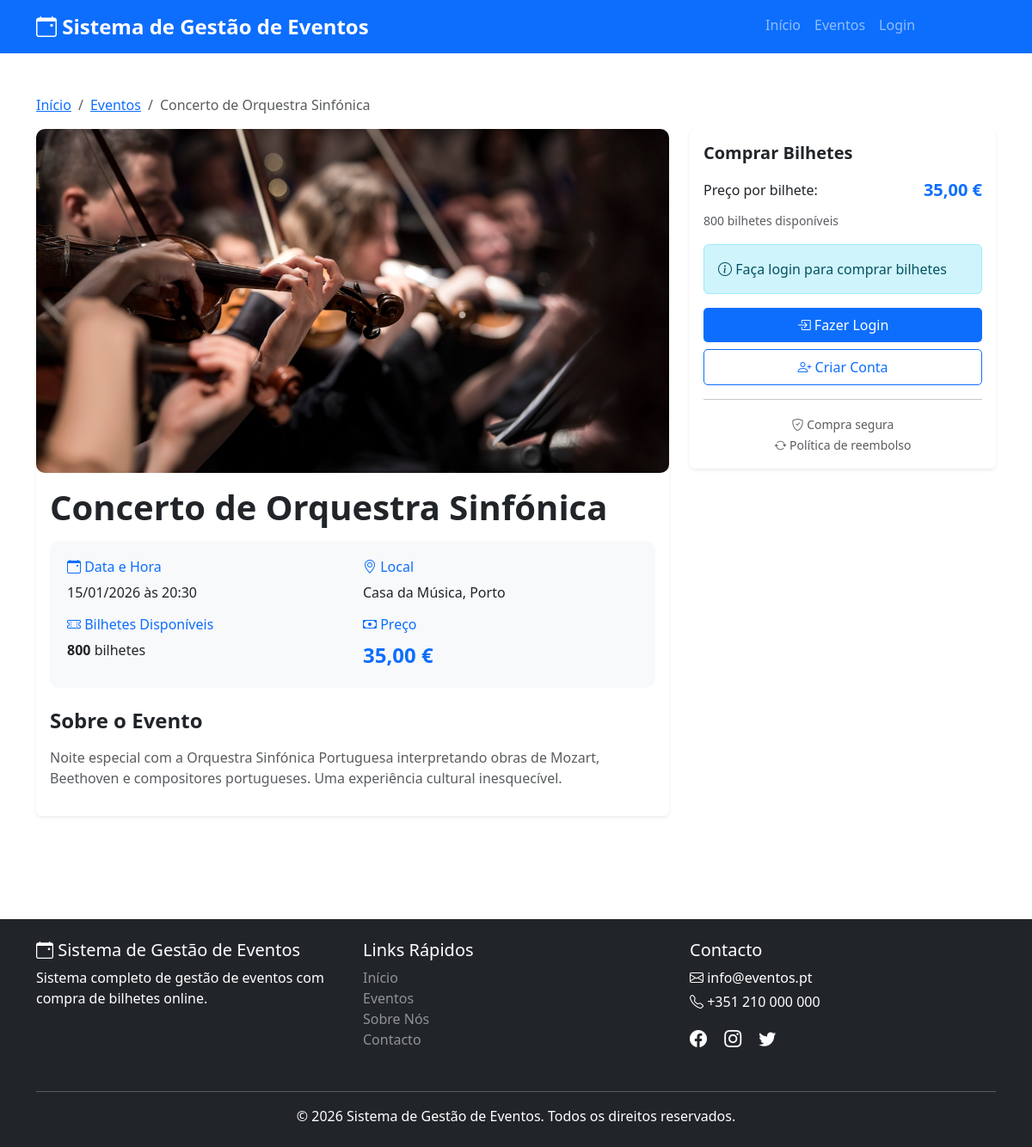
The page /event_detail.php?id=7 on the database its author committed.
### tables this page shows
CREATE TABLE `events` (
  `id` int(11) NOT NULL,
  `title` varchar(200) NOT NULL,
  `description` text NOT NULL,
  `event_date` date NOT NULL,
  `event_time` time NOT NULL,
  `location` varchar(255) NOT NULL,
  `ticket_price` decimal(10,2) NOT NULL,
  `available_tickets` int(11) NOT NULL DEFAULT 100,
  `image` varchar(255) DEFAULT NULL,
  `status` enum('active','cancelled','completed') DEFAULT 'active',
  `created_by` int(11) DEFAULT NULL,
  `created_at` timestamp NOT NULL DEFAULT current_timestamp(),
  `updated_at` timestamp NOT NULL DEFAULT current_timestamp() ON UPDATE current_timestamp()
);

### config.php (called while the page is built, shortened)
<?php
function isLoggedIn()
{
    return isset($_SESSION['user_id']);
}
function formatPrice($price)
{
    return number_format($price, 2, ',', '.') . ' €';
}
function formatDateTime($date, $time)
{
    $datetime = $date . ' ' . $time;
    $timestamp = strtotime($datetime);
    return date('d/m/Y \à\s H:i', $timestamp);
}

### event_detail.php (the view, shortened to what this page needs)
<?php
require_once 'config.php';
$event_id = (int)$_GET['id'];
$stmt = $conn->prepare("SELECT * FROM events WHERE id = ? AND status = 'active'");
$stmt->execute([$event_id]);
$event = $stmt->fetch();
include 'includes/header.php';
?>
<div class="container py-4">
    <nav aria-label="breadcrumb">
        <ol class="breadcrumb">
            <li class="breadcrumb-item"><a href="index.php">Início</a></li>
            <li class="breadcrumb-item"><a href="events.php">Eventos</a></li>
            <li class="breadcrumb-item active"><?php echo htmlspecialchars($event['title']); ?></li>
        </ol>
    </nav>
    <div class="row">
        <div class="col-lg-8 mb-4">
            <div class="card border-0 shadow-sm">
                <?php if ($event['image']): ?>
                    <img src="uploads/events/<?php echo $event['image']; ?>" class="event-detail-image" alt="<?php echo htmlspecialchars($event['title']); ?>">
                <?php else: ?>
                    <div class="event-detail-image bg-secondary d-flex align-items-center justify-content-center">
                        <i class="bi bi-image text-white" style="font-size: 6rem;"></i>
                    </div>
                <?php endif; ?>
                <div class="card-body">
                    <h1 class="fw-bold mb-3"><?php echo htmlspecialchars($event['title']); ?></h1>
                    <div class="event-info-box">
                        <div class="row">
                            <div class="col-md-6 mb-3">
                                <h6 class="text-primary"><i class="bi bi-calendar-event"></i> Data e Hora</h6>
                                <p class="mb-0"><?php echo formatDateTime($event['event_date'], $event['event_time']); ?></p>
                            </div>
                            <div class="col-md-6 mb-3">
                                <h6 class="text-primary"><i class="bi bi-geo-alt"></i> Local</h6>
                                <p class="mb-0"><?php echo htmlspecialchars($event['location']); ?></p>
                            </div>
                            <div class="col-md-6">
                                <h6 class="text-primary"><i class="bi bi-ticket-perforated"></i> Bilhetes Disponíveis</h6>
                                <p class="mb-0">
                                    <strong><?php echo $event['available_tickets']; ?></strong> bilhetes
                                </p>
                            </div>
                            <div class="col-md-6">
                                <h6 class="text-primary"><i class="bi bi-cash"></i> Preço</h6>
                                <p class="mb-0 fs-4 fw-bold text-primary">
                                    <?php echo formatPrice($event['ticket_price']); ?>
                                </p>
                            </div>
                        </div>
                    </div>
                    <div class="mt-4">
                        <h4 class="fw-bold mb-3">Sobre o Evento</h4>
                        <p class="text-muted" style="white-space: pre-line;"><?php echo htmlspecialchars($event['description']); ?></p>
                    </div>
                </div>
            </div>
        </div>
        <div class="col-lg-4">
            <div class="card border-0 shadow-sm sticky-top" style="top: 20px;">
                <div class="card-body">
                    <h5 class="card-title fw-bold mb-3">Comprar Bilhetes</h5>
                    <div class="mb-3">
                        <div class="d-flex justify-content-between align-items-center mb-2">
                            <span>Preço por bilhete:</span>
                            <strong class="text-primary fs-5"><?php echo formatPrice($event['ticket_price']); ?></strong>
                        </div>
                        <small class="text-muted">
                            <?php echo $event['available_tickets']; ?> bilhetes disponíveis
                        </small>
                    </div>
                    <?php if ($event['available_tickets'] > 0): ?>
                        <?php if (isLoggedIn()): ?>
                            <form method="POST" action="">
                                <div class="mb-3">
                                    <label for="quantity" class="form-label">Quantidade:</label>
                                    <input type="number" class="form-control" id="quantity" name="quantity"
                                        min="1" max="<?php echo min(10, $event['available_tickets']); ?>" value="1" required>
                                    <small class="text-muted">Máximo: <?php echo min(10, $event['available_tickets']); ?> bilhetes por compra</small>
                                </div>
                                <div class="mb-3">
                                    <div class="d-flex justify-content-between align-items-center p-3 bg-light rounded">
                                        <span>Total:</span>
                                        <strong class="fs-4 text-primary" id="totalPrice"><?php echo formatPrice($event['ticket_price']); ?></strong>
                                    </div>
                                </div>
                                <button type="submit" name="add_to_cart" class="btn btn-primary w-100 py-2">
                                    <i class="bi bi-cart-plus"></i> Adicionar ao Carrinho
                                </button>
                            </form>
                        <?php else: ?>
                            <div class="alert alert-info">
                                <i class="bi bi-info-circle"></i>
                                Faça login para comprar bilhetes
                            </div>
                            <a href="login.php?redirect=event_detail.php?id=<?php echo $event_id; ?>" class="btn btn-primary w-100 py-2">
                                <i class="bi bi-box-arrow-in-right"></i> Fazer Login
                            </a>
                            <a href="register.php" class="btn btn-outline-primary w-100 py-2 mt-2">
                                <i class="bi bi-person-plus"></i> Criar Conta
                            </a>
                        <?php endif; ?>
                    <?php endif; ?>
                    <hr class="my-3">
                    <div class="text-center">
                        <small class="text-muted">
                            <i class="bi bi-shield-check"></i> Compra segura<br>
                            <i class="bi bi-arrow-repeat"></i> Política de reembolso
                        </small>
                    </div>
                </div>
            </div>
        </div>
    </div>
</div>
<?php include 'includes/footer.php'; ?>

### assets/css/style.css (style rules this page uses)
:root { --primary-color: #0d6efd; --secondary-color: #6c757d; --success-color: #198754; --danger-color: #dc3545; --warning-color: #ffc107; }
body { min-height: 100vh; display: flex; flex-direction: column; font-family: "Segoe UI", Tahoma, Geneva, Verdana, sans-serif; }
.btn { padding: 10px 25px; border-radius: 5px; font-weight: 500; }
.btn-primary { background: var(--primary-color); border: none; }
.event-detail-image { width: 100%; height: 400px; object-fit: cover; border-radius: 10px; }
.event-info-box { background: #f8f9fa; padding: 20px; border-radius: 10px; margin-bottom: 20px; }

### rows shown on the page
events: title "Concerto de Orquestra Sinfónica", image (picture), event_date+event_time "15/01/2026 às 20:30", location "Casa da Música, Porto", available_tickets "800", ticket_price "35,00 €", description "Noite especial com a Orquestra Sinfónica Portuguesa interpretando obras de Mozart, Beethoven e compositores portugueses. Uma experiência cultural inesquecível."

### other values the page prints
SITE_NAME "Sistema de Gestão de Eventos"
